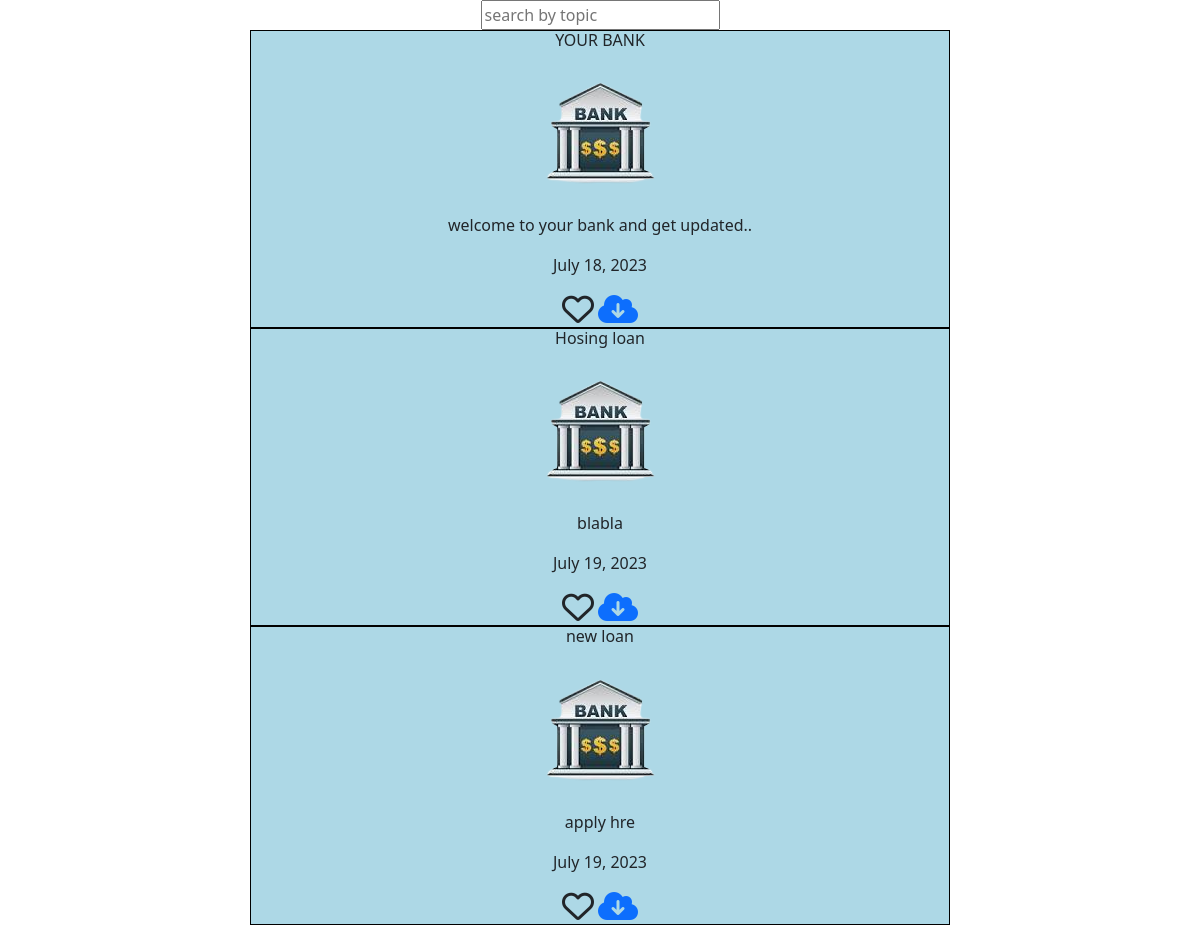
The app's page /bank_app/newsdis/ with its own data.
### bank_app/models.py (models this page shows)
class newsmodel(models.Model):
    topic=models.CharField(max_length=50)
    content=models.CharField(max_length=200)
    date=models.DateField(auto_now_add=True)

### bank_app/views.py (the view)
# urls.py: path('newsdis/',newsdisplay),
def newsdisplay(request):
    x=newsmodel.objects.all()
    return render(request,'newsdisplay.html',{'x':x})

### bank_app/templates/newsdisplay.html (shortened to what this page needs)
<!DOCTYPE html>
{% load static %}
<html lang="en">
<head>
    <link href="https://cdn.jsdelivr.net/npm/bootstrap@5.0.2/dist/css/bootstrap.min.css" rel="stylesheet">
</head>
<body>
<center>
<input type="text" id="myInput" onkeyup="myFunction()" placeholder="search by topic">
<div id="myUL">
    {% for i in x %}
    <div id="d2">
    <h6>{{i.topic}}</h6>
    <img src="{% static 'bankpg.png' %}">
    <p>{{i.content}}</p>
     <p>{{i.date}}</p>
    <i  class="fa fa-heart-o fa-2x " ></i> <a href="http://127.0.0.1:8000/bank_app/wishlist/{{i.id}}"><i class="fa-solid fa-cloud-arrow-down fa-2x"></i></a>
    </div>
    {% endfor %}
</div>
</center>
</body>
</html>

### bank_app/templates/newsdisplay.html (style rules this page uses)
#myUL { height:auto; width:700px; background-color:lightblue; }
#d2 { height:auto; width:700px; border:1px solid black; }

### records on screen
newsmodel: topic "YOUR BANK", content "welcome to your bank and get updated..", date "July 18, 2023"
newsmodel: topic "Hosing loan", content "blabla", date "July 19, 2023"
newsmodel: topic "new loan", content "apply hre", date "July 19, 2023"
